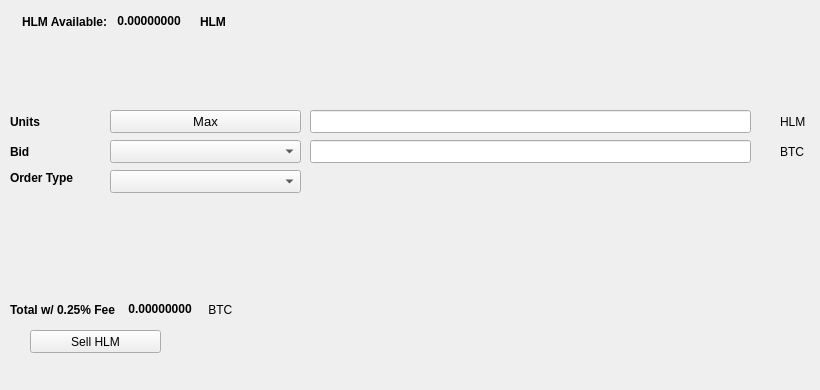
   <widget class="QWidget" name="SellTab">
    <attribute name="title">
     <string>Sell</string>
    </attribute>
    <widget class="QLabel" name="label_16">
     <property name="geometry">
      <rect>
       <x>780</x>
       <y>140</y>
       <width>31</width>
       <height>23</height>
      </rect>
     </property>
     <property name="text">
      <string>BTC</string>
     </property>
    </widget>
    <widget class="QComboBox" name="SellBidcomboBox">
     <property name="geometry">
      <rect>
       <x>110</x>
       <y>140</y>
       <width>191</width>
       <height>23</height>
      </rect>
     </property>
     <property name="font">
      <font>
       <pointsize>10</pointsize>
      </font>
     </property>
    </widget>
    <widget class="QLabel" name="label_18">
     <property name="geometry">
      <rect>
       <x>10</x>
       <y>110</y>
       <width>46</width>
       <height>23</height>
      </rect>
     </property>
     <property name="font">
      <font>
       <weight>75</weight>
       <bold>true</bold>
      </font>
     </property>
     <property name="text">
      <string>Units</string>
     </property>
    </widget>
    <widget class="QPushButton" name="Sell_Max_Amount">
     <property name="geometry">
      <rect>
       <x>110</x>
       <y>110</y>
       <width>191</width>
       <height>23</height>
      </rect>
     </property>
     <property name="font">
      <font>
       <pointsize>10</pointsize>
      </font>
     </property>
     <property name="text">
      <string>Max</string>
     </property>
    </widget>
    <widget class="QLabel" name="label_20">
     <property name="geometry">
      <rect>
       <x>10</x>
       <y>170</y>
       <width>91</width>
       <height>16</height>
      </rect>
     </property>
     <property name="font">
      <font>
       <weight>75</weight>
       <bold>true</bold>
      </font>
     </property>
     <property name="text">
      <string>Order Type</string>
     </property>
    </widget>
    <widget class="QComboBox" name="SellOrdertypeCombo">
     <property name="geometry">
      <rect>
       <x>110</x>
       <y>170</y>
       <width>191</width>
       <height>23</height>
      </rect>
     </property>
     <property name="font">
      <font>
       <pointsize>10</pointsize>
      </font>
     </property>
    </widget>
    <widget class="QLabel" name="label_21">
     <property name="geometry">
      <rect>
       <x>10</x>
       <y>140</y>
       <width>46</width>
       <height>23</height>
      </rect>
     </property>
     <property name="font">
      <font>
       <weight>75</weight>
       <bold>true</bold>
      </font>
     </property>
     <property name="text">
      <string>Bid</string>
     </property>
    </widget>
    <widget class="QLabel" name="label_22">
     <property name="geometry">
      <rect>
       <x>780</x>
       <y>110</y>
       <width>31</width>
       <height>23</height>
      </rect>
     </property>
     <property name="text">
      <string>HLM</string>
     </property>
    </widget>
    <widget class="QLineEdit" name="UnitsInputHLM">
     <property name="geometry">
      <rect>
       <x>310</x>
       <y>110</y>
       <width>441</width>
       <height>23</height>
      </rect>
     </property>
     <property name="font">
      <font>
       <pointsize>9</pointsize>
       <weight>75</weight>
       <bold>true</bold>
      </font>
     </property>
    </widget>
    <widget class="QLineEdit" name="SellBidPriceEdit">
     <property name="geometry">
      <rect>
       <x>310</x>
       <y>140</y>
       <width>441</width>
       <height>23</height>
      </rect>
     </property>
     <property name="font">
      <font>
       <pointsize>9</pointsize>
       <weight>75</weight>
       <bold>true</bold>
      </font>
     </property>
    </widget>
    <widget class="QPushButton" name="SellHLMBTN">
     <property name="geometry">
      <rect>
       <x>30</x>
       <y>330</y>
       <width>131</width>
       <height>23</height>
      </rect>
     </property>
     <property name="text">
      <string>Sell HLM</string>
     </property>
     <property name="icon">
      <iconset resource="../bitcoin.qrc">
       <normaloff>:/icons/bitcoin</normaloff>:/icons/bitcoin</iconset>
     </property>
    </widget>
    <widget class="QWidget" name="layoutWidget3">
     <property name="geometry">
      <rect>
       <x>22</x>
       <y>12</y>
       <width>258</width>
       <height>19</height>
      </rect>
     </property>
     <layout class="QHBoxLayout" name="horizontalLayout">
      <item>
       <widget class="QLabel" name="label232_2">
        <property name="font">
         <font>
          <weight>75</weight>
          <bold>true</bold>
         </font>
        </property>
        <property name="text">
         <string>HLM Available:</string>
        </property>
       </widget>
      </item>
      <item>
       <widget class="QLabel" name="HLMAvailableLabel">
        <property name="palette">
         <palette>
          <active>
           <colorrole role="WindowText">
            <brush brushstyle="SolidPattern">
             <color alpha="255">
              <red>0</red>
              <green>0</green>
              <blue>0</blue>
             </color>
            </brush>
           </colorrole>
           <colorrole role="Button">
            <brush brushstyle="SolidPattern">
             <color alpha="255">
              <red>0</red>
              <green>170</green>
              <blue>0</blue>
             </color>
            </brush>
           </colorrole>
           <colorrole role="Light">
            <brush brushstyle="SolidPattern">
             <color alpha="255">
              <red>0</red>
              <green>255</green>
              <blue>0</blue>
             </color>
            </brush>
           </colorrole>
           <colorrole role="Midlight">
            <brush brushstyle="SolidPattern">
             <color alpha="255">
              <red>0</red>
              <green>212</green>
              <blue>0</blue>
             </color>
            </brush>
           </colorrole>
           <colorrole role="Dark">
            <brush brushstyle="SolidPattern">
             <color alpha="255">
              <red>0</red>
              <green>85</green>
              <blue>0</blue>
             </color>
            </brush>
           </colorrole>
           <colorrole role="Mid">
            <brush brushstyle="SolidPattern">
             <color alpha="255">
              <red>0</red>
              <green>113</green>
              <blue>0</blue>
             </color>
            </brush>
           </colorrole>
           <colorrole role="Text">
            <brush brushstyle="SolidPattern">
             <color alpha="255">
              <red>0</red>
              <green>170</green>
              <blue>0</blue>
             </color>
            </brush>
           </colorrole>
           <colorrole role="BrightText">
            <brush brushstyle="SolidPattern">
             <color alpha="255">
              <red>255</red>
              <green>255</green>
              <blue>255</blue>
             </color>
            </brush>
           </colorrole>
           <colorrole role="ButtonText">
            <brush brushstyle="SolidPattern">
             <color alpha="255">
              <red>0</red>
              <green>0</green>
              <blue>0</blue>
             </color>
            </brush>
           </colorrole>
           <colorrole role="Base">
            <brush brushstyle="SolidPattern">
             <color alpha="255">
              <red>255</red>
              <green>255</green>
              <blue>255</blue>
             </color>
            </brush>
           </colorrole>
           <colorrole role="Window">
            <brush brushstyle="SolidPattern">
             <color alpha="255">
              <red>0</red>
              <green>170</green>
              <blue>0</blue>
             </color>
            </brush>
           </colorrole>
           <colorrole role="Shadow">
            <brush brushstyle="SolidPattern">
             <color alpha="255">
              <red>0</red>
              <green>0</green>
              <blue>0</blue>
             </color>
            </brush>
           </colorrole>
           <colorrole role="AlternateBase">
            <brush brushstyle="SolidPattern">
             <color alpha="255">
              <red>127</red>
              <green>212</green>
              <blue>127</blue>
             </color>
            </brush>
           </colorrole>
           <colorrole role="ToolTipBase">
            <brush brushstyle="SolidPattern">
             <color alpha="255">
              <red>255</red>
              <green>255</green>
              <blue>220</blue>
             </color>
            </brush>
           </colorrole>
           <colorrole role="ToolTipText">
            <brush brushstyle="SolidPattern">
             <color alpha="255">
              <red>0</red>
              <green>0</green>
              <blue>0</blue>
             </color>
            </brush>
           </colorrole>
          </active>
          <inactive>
           <colorrole role="WindowText">
            <brush brushstyle="SolidPattern">
             <color alpha="255">
              <red>0</red>
              <green>0</green>
              <blue>0</blue>
             </color>
            </brush>
           </colorrole>
           <colorrole role="Button">
            <brush brushstyle="SolidPattern">
             <color alpha="255">
              <red>0</red>
              <green>170</green>
              <blue>0</blue>
             </color>
            </brush>
           </colorrole>
           <colorrole role="Light">
            <brush brushstyle="SolidPattern">
             <color alpha="255">
              <red>0</red>
              <green>255</green>
              <blue>0</blue>
             </color>
            </brush>
           </colorrole>
           <colorrole role="Midlight">
            <brush brushstyle="SolidPattern">
             <color alpha="255">
              <red>0</red>
              <green>212</green>
              <blue>0</blue>
             </color>
            </brush>
           </colorrole>
           <colorrole role="Dark">
            <brush brushstyle="SolidPattern">
             <color alpha="255">
              <red>0</red>
              <green>85</green>
              <blue>0</blue>
             </color>
            </brush>
           </colorrole>
           <colorrole role="Mid">
            <brush brushstyle="SolidPattern">
             <color alpha="255">
              <red>0</red>
              <green>113</green>
              <blue>0</blue>
             </color>
            </brush>
           </colorrole>
           <colorrole role="Text">
            <brush brushstyle="SolidPattern">
             <color alpha="255">
              <red>0</red>
              <green>170</green>
              <blue>0</blue>
             </color>
            </brush>
           </colorrole>
           <colorrole role="BrightText">
            <brush brushstyle="SolidPattern">
             <color alpha="255">
              <red>255</red>
              <green>255</green>
              <blue>255</blue>
             </color>
            </brush>
           </colorrole>
           <colorrole role="ButtonText">
            <brush brushstyle="SolidPattern">
             <color alpha="255">
              <red>0</red>
              <green>0</green>
              <blue>0</blue>
             </color>
            </brush>
           </colorrole>
           <colorrole role="Base">
            <brush brushstyle="SolidPattern">
             <color alpha="255">
              <red>255</red>
              <green>255</green>
              <blue>255</blue>
             </color>
            </brush>
           </colorrole>
           <colorrole role="Window">
            <brush brushstyle="SolidPattern">
             <color alpha="255">
              <red>0</red>
              <green>170</green>
              <blue>0</blue>
             </color>
            </brush>
           </colorrole>
           <colorrole role="Shadow">
            <brush brushstyle="SolidPattern">
             <color alpha="255">
              <red>0</red>
              <green>0</green>
              <blue>0</blue>
             </color>
            </brush>
           </colorrole>
           <colorrole role="AlternateBase">
            <brush brushstyle="SolidPattern">
             <color alpha="255">
              <red>127</red>
              <green>212</green>
              <blue>127</blue>
             </color>
            </brush>
           </colorrole>
           <colorrole role="ToolTipBase">
            <brush brushstyle="SolidPattern">
             <color alpha="255">
              <red>255</red>
              <green>255</green>
              <blue>220</blue>
             </color>
            </brush>
           </colorrole>
           <colorrole role="ToolTipText">
            <brush brushstyle="SolidPattern">
             <color alpha="255">
              <red>0</red>
              <green>0</green>
              <blue>0</blue>
             </color>
            </brush>
           </colorrole>
          </inactive>
          <disabled>
           <colorrole role="WindowText">
            <brush brushstyle="SolidPattern">
             <color alpha="255">
              <red>0</red>
              <green>85</green>
              <blue>0</blue>
             </color>
            </brush>
           </colorrole>
           <colorrole role="Button">
            <brush brushstyle="SolidPattern">
             <color alpha="255">
              <red>0</red>
              <green>170</green>
              <blue>0</blue>
             </color>
            </brush>
           </colorrole>
           <colorrole role="Light">
            <brush brushstyle="SolidPattern">
             <color alpha="255">
              <red>0</red>
              <green>255</green>
              <blue>0</blue>
             </color>
            </brush>
           </colorrole>
           <colorrole role="Midlight">
            <brush brushstyle="SolidPattern">
             <color alpha="255">
              <red>0</red>
              <green>212</green>
              <blue>0</blue>
             </color>
            </brush>
           </colorrole>
           <colorrole role="Dark">
            <brush brushstyle="SolidPattern">
             <color alpha="255">
              <red>0</red>
              <green>85</green>
              <blue>0</blue>
             </color>
            </brush>
           </colorrole>
           <colorrole role="Mid">
            <brush brushstyle="SolidPattern">
             <color alpha="255">
              <red>0</red>
              <green>113</green>
              <blue>0</blue>
             </color>
            </brush>
           </colorrole>
           <colorrole role="Text">
            <brush brushstyle="SolidPattern">
             <color alpha="255">
              <red>0</red>
              <green>85</green>
              <blue>0</blue>
             </color>
            </brush>
           </colorrole>
           <colorrole role="BrightText">
            <brush brushstyle="SolidPattern">
             <color alpha="255">
              <red>255</red>
              <green>255</green>
              <blue>255</blue>
             </color>
            </brush>
           </colorrole>
           <colorrole role="ButtonText">
            <brush brushstyle="SolidPattern">
             <color alpha="255">
              <red>0</red>
              <green>85</green>
              <blue>0</blue>
             </color>
            </brush>
           </colorrole>
           <colorrole role="Base">
            <brush brushstyle="SolidPattern">
             <color alpha="255">
              <red>0</red>
              <green>170</green>
              <blue>0</blue>
             </color>
            </brush>
           </colorrole>
           <colorrole role="Window">
            <brush brushstyle="SolidPattern">
             <color alpha="255">
              <red>0</red>
              <green>170</green>
              <blue>0</blue>
             </color>
            </brush>
           </colorrole>
           <colorrole role="Shadow">
            <brush brushstyle="SolidPattern">
             <color alpha="255">
              <red>0</red>
              <green>0</green>
              <blue>0</blue>
             </color>
            </brush>
           </colorrole>
           <colorrole role="AlternateBase">
            <brush brushstyle="SolidPattern">
             <color alpha="255">
              <red>0</red>
              <green>170</green>
              <blue>0</blue>
             </color>
            </brush>
           </colorrole>
           <colorrole role="ToolTipBase">
            <brush brushstyle="SolidPattern">
             <color alpha="255">
              <red>255</red>
              <green>255</green>
              <blue>220</blue>
             </color>
            </brush>
           </colorrole>
           <colorrole role="ToolTipText">
            <brush brushstyle="SolidPattern">
             <color alpha="255">
              <red>0</red>
              <green>0</green>
              <blue>0</blue>
             </color>
            </brush>
           </colorrole>
          </disabled>
         </palette>
        </property>
        <property name="font">
         <font>
          <weight>75</weight>
          <bold>true</bold>
         </font>
        </property>
        <property name="text">
         <string> 0.00000000 </string>
        </property>
        <property name="textInteractionFlags">
         <set>Qt::LinksAccessibleByMouse|Qt::TextSelectableByKeyboard|Qt::TextSelectableByMouse</set>
        </property>
       </widget>
      </item>
      <item>
       <widget class="QLabel" name="labelHLM">
        <property name="font">
         <font>
          <weight>75</weight>
          <bold>true</bold>
         </font>
        </property>
        <property name="text">
         <string>HLM</string>
        </property>
       </widget>
      </item>
     </layout>
    </widget>
    <widget class="QWidget" name="layoutWidget">
     <property name="geometry">
      <rect>
       <x>10</x>
       <y>300</y>
       <width>268</width>
       <height>19</height>
      </rect>
     </property>
     <layout class="QHBoxLayout" name="horizontalLayout_2">
      <item>
       <widget class="QLabel" name="label_19">
        <property name="font">
         <font>
          <weight>75</weight>
          <bold>true</bold>
         </font>
        </property>
        <property name="text">
         <string>Total w/ 0.25% Fee </string>
        </property>
       </widget>
      </item>
      <item>
       <widget class="QLabel" name="SellCostLabel">
        <property name="palette">
         <palette>
          <active>
           <colorrole role="WindowText">
            <brush brushstyle="SolidPattern">
             <color alpha="255">
              <red>0</red>
              <green>0</green>
              <blue>0</blue>
             </color>
            </brush>
           </colorrole>
           <colorrole role="Button">
            <brush brushstyle="SolidPattern">
             <color alpha="255">
              <red>0</red>
              <green>170</green>
              <blue>0</blue>
             </color>
            </brush>
           </colorrole>
           <colorrole role="Light">
            <brush brushstyle="SolidPattern">
             <color alpha="255">
              <red>0</red>
              <green>255</green>
              <blue>0</blue>
             </color>
            </brush>
           </colorrole>
           <colorrole role="Midlight">
            <brush brushstyle="SolidPattern">
             <color alpha="255">
              <red>0</red>
              <green>212</green>
              <blue>0</blue>
             </color>
            </brush>
           </colorrole>
           <colorrole role="Dark">
            <brush brushstyle="SolidPattern">
             <color alpha="255">
              <red>0</red>
              <green>85</green>
              <blue>0</blue>
             </color>
            </brush>
           </colorrole>
           <colorrole role="Mid">
            <brush brushstyle="SolidPattern">
             <color alpha="255">
              <red>0</red>
              <green>113</green>
              <blue>0</blue>
             </color>
            </brush>
           </colorrole>
           <colorrole role="Text">
            <brush brushstyle="SolidPattern">
             <color alpha="255">
              <red>0</red>
              <green>170</green>
              <blue>0</blue>
             </color>
            </brush>
           </colorrole>
           <colorrole role="BrightText">
            <brush brushstyle="SolidPattern">
             <color alpha="255">
              <red>255</red>
              <green>255</green>
              <blue>255</blue>
             </color>
            </brush>
           </colorrole>
           <colorrole role="ButtonText">
            <brush brushstyle="SolidPattern">
             <color alpha="255">
              <red>0</red>
              <green>0</green>
              <blue>0</blue>
             </color>
            </brush>
           </colorrole>
           <colorrole role="Base">
            <brush brushstyle="SolidPattern">
             <color alpha="255">
              <red>255</red>
              <green>255</green>
              <blue>255</blue>
             </color>
            </brush>
           </colorrole>
           <colorrole role="Window">
            <brush brushstyle="SolidPattern">
             <color alpha="255">
              <red>0</red>
              <green>170</green>
              <blue>0</blue>
             </color>
            </brush>
           </colorrole>
           <colorrole role="Shadow">
            <brush brushstyle="SolidPattern">
             <color alpha="255">
              <red>0</red>
              <green>0</green>
              <blue>0</blue>
             </color>
            </brush>
           </colorrole>
           <colorrole role="AlternateBase">
            <brush brushstyle="SolidPattern">
             <color alpha="255">
              <red>127</red>
              <green>212</green>
              <blue>127</blue>
             </color>
            </brush>
           </colorrole>
           <colorrole role="ToolTipBase">
            <brush brushstyle="SolidPattern">
             <color alpha="255">
              <red>255</red>
              <green>255</green>
              <blue>220</blue>
             </color>
            </brush>
           </colorrole>
           <colorrole role="ToolTipText">
            <brush brushstyle="SolidPattern">
             <color alpha="255">
              <red>0</red>
              <green>0</green>
              <blue>0</blue>
             </color>
            </brush>
           </colorrole>
          </active>
          <inactive>
           <colorrole role="WindowText">
            <brush brushstyle="SolidPattern">
             <color alpha="255">
              <red>0</red>
              <green>0</green>
              <blue>0</blue>
             </color>
            </brush>
           </colorrole>
           <colorrole role="Button">
            <brush brushstyle="SolidPattern">
             <color alpha="255">
              <red>0</red>
              <green>170</green>
              <blue>0</blue>
             </color>
            </brush>
           </colorrole>
           <colorrole role="Light">
            <brush brushstyle="SolidPattern">
             <color alpha="255">
              <red>0</red>
              <green>255</green>
              <blue>0</blue>
             </color>
            </brush>
           </colorrole>
           <colorrole role="Midlight">
            <brush brushstyle="SolidPattern">
             <color alpha="255">
              <red>0</red>
              <green>212</green>
              <blue>0</blue>
             </color>
            </brush>
           </colorrole>
           <colorrole role="Dark">
            <brush brushstyle="SolidPattern">
             <color alpha="255">
              <red>0</red>
              <green>85</green>
              <blue>0</blue>
             </color>
            </brush>
           </colorrole>
           <colorrole role="Mid">
            <brush brushstyle="SolidPattern">
             <color alpha="255">
              <red>0</red>
              <green>113</green>
              <blue>0</blue>
             </color>
            </brush>
           </colorrole>
           <colorrole role="Text">
            <brush brushstyle="SolidPattern">
             <color alpha="255">
              <red>0</red>
              <green>170</green>
              <blue>0</blue>
             </color>
            </brush>
           </colorrole>
           <colorrole role="BrightText">
            <brush brushstyle="SolidPattern">
             <color alpha="255">
              <red>255</red>
              <green>255</green>
              <blue>255</blue>
             </color>
            </brush>
           </colorrole>
           <colorrole role="ButtonText">
            <brush brushstyle="SolidPattern">
             <color alpha="255">
              <red>0</red>
              <green>0</green>
              <blue>0</blue>
             </color>
            </brush>
           </colorrole>
           <colorrole role="Base">
            <brush brushstyle="SolidPattern">
             <color alpha="255">
              <red>255</red>
              <green>255</green>
              <blue>255</blue>
             </color>
            </brush>
           </colorrole>
           <colorrole role="Window">
            <brush brushstyle="SolidPattern">
             <color alpha="255">
              <red>0</red>
              <green>170</green>
              <blue>0</blue>
             </color>
            </brush>
           </colorrole>
           <colorrole role="Shadow">
            <brush brushstyle="SolidPattern">
             <color alpha="255">
              <red>0</red>
              <green>0</green>
              <blue>0</blue>
             </color>
            </brush>
           </colorrole>
           <colorrole role="AlternateBase">
            <brush brushstyle="SolidPattern">
             <color alpha="255">
              <red>127</red>
              <green>212</green>
              <blue>127</blue>
             </color>
            </brush>
           </colorrole>
           <colorrole role="ToolTipBase">
            <brush brushstyle="SolidPattern">
             <color alpha="255">
              <red>255</red>
              <green>255</green>
              <blue>220</blue>
             </color>
            </brush>
           </colorrole>
           <colorrole role="ToolTipText">
            <brush brushstyle="SolidPattern">
             <color alpha="255">
              <red>0</red>
              <green>0</green>
              <blue>0</blue>
             </color>
            </brush>
           </colorrole>
          </inactive>
          <disabled>
           <colorrole role="WindowText">
            <brush brushstyle="SolidPattern">
             <color alpha="255">
              <red>0</red>
              <green>85</green>
              <blue>0</blue>
             </color>
            </brush>
           </colorrole>
           <colorrole role="Button">
            <brush brushstyle="SolidPattern">
             <color alpha="255">
              <red>0</red>
              <green>170</green>
              <blue>0</blue>
             </color>
            </brush>
           </colorrole>
           <colorrole role="Light">
            <brush brushstyle="SolidPattern">
             <color alpha="255">
              <red>0</red>
              <green>255</green>
              <blue>0</blue>
             </color>
            </brush>
           </colorrole>
           <colorrole role="Midlight">
            <brush brushstyle="SolidPattern">
             <color alpha="255">
              <red>0</red>
              <green>212</green>
              <blue>0</blue>
             </color>
            </brush>
           </colorrole>
           <colorrole role="Dark">
            <brush brushstyle="SolidPattern">
             <color alpha="255">
              <red>0</red>
              <green>85</green>
              <blue>0</blue>
             </color>
            </brush>
           </colorrole>
           <colorrole role="Mid">
            <brush brushstyle="SolidPattern">
             <color alpha="255">
              <red>0</red>
              <green>113</green>
              <blue>0</blue>
             </color>
            </brush>
           </colorrole>
           <colorrole role="Text">
            <brush brushstyle="SolidPattern">
             <color alpha="255">
              <red>0</red>
              <green>85</green>
              <blue>0</blue>
             </color>
            </brush>
           </colorrole>
           <colorrole role="BrightText">
            <brush brushstyle="SolidPattern">
             <color alpha="255">
              <red>255</red>
              <green>255</green>
              <blue>255</blue>
             </color>
            </brush>
           </colorrole>
           <colorrole role="ButtonText">
            <brush brushstyle="SolidPattern">
             <color alpha="255">
              <red>0</red>
              <green>85</green>
              <blue>0</blue>
             </color>
            </brush>
           </colorrole>
           <colorrole role="Base">
            <brush brushstyle="SolidPattern">
             <color alpha="255">
              <red>0</red>
              <green>170</green>
              <blue>0</blue>
             </color>
            </brush>
           </colorrole>
           <colorrole role="Window">
            <brush brushstyle="SolidPattern">
             <color alpha="255">
              <red>0</red>
              <green>170</green>
              <blue>0</blue>
             </color>
            </brush>
           </colorrole>
           <colorrole role="Shadow">
            <brush brushstyle="SolidPattern">
             <color alpha="255">
              <red>0</red>
              <green>0</green>
              <blue>0</blue>
             </color>
            </brush>
           </colorrole>
           <colorrole role="AlternateBase">
            <brush brushstyle="SolidPattern">
             <color alpha="255">
              <red>0</red>
              <green>170</green>
              <blue>0</blue>
             </color>
            </brush>
           </colorrole>
           <colorrole role="ToolTipBase">
            <brush brushstyle="SolidPattern">
             <color alpha="255">
              <red>255</red>
              <green>255</green>
              <blue>220</blue>
             </color>
            </brush>
           </colorrole>
           <colorrole role="ToolTipText">
            <brush brushstyle="SolidPattern">
             <color alpha="255">
              <red>0</red>
              <green>0</green>
              <blue>0</blue>
             </color>
            </brush>
           </colorrole>
          </disabled>
         </palette>
        </property>
        <property name="font">
         <font>
          <weight>75</weight>
          <bold>true</bold>
         </font>
        </property>
        <property name="autoFillBackground">
         <bool>false</bool>
        </property>
        <property name="text">
         <string> 0.00000000</string>
        </property>
        <property name="textInteractionFlags">
         <set>Qt::LinksAccessibleByMouse|Qt::TextSelectableByMouse</set>
        </property>
       </widget>
      </item>
      <item>
       <widget class="QLabel" name="label_17">
        <property name="font">
         <font>
          <weight>50</weight>
          <bold>false</bold>
         </font>
        </property>
        <property name="text">
         <string> BTC</string>
        </property>
       </widget>
      </item>
     </layout>
    </widget>
    <widget class="QLabel" name="label_23">
     <property name="geometry">
      <rect>
       <x>460</x>
       <y>300</y>
       <width>281</width>
       <height>81</height>
      </rect>
     </property>
     <property name="text">
      <string/>
     </property>
     <property name="pixmap">
      <pixmap>:/images/bittrex</pixmap>
     </property>
    </widget>
   </widget>
